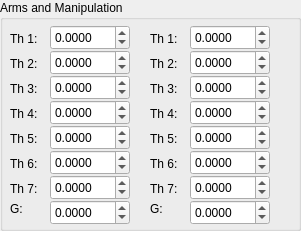
     <widget class="QGroupBox" name="gbManip">
      <property name="geometry">
       <rect>
        <x>210</x>
        <y>0</y>
        <width>301</width>
        <height>231</height>
       </rect>
      </property>
      <property name="title">
       <string>Arms and Manipulation</string>
      </property>
      <widget class="QDoubleSpinBox" name="raTxtAngles6">
       <property name="geometry">
        <rect>
         <x>190</x>
         <y>150</y>
         <width>80</width>
         <height>25</height>
        </rect>
       </property>
       <property name="keyboardTracking">
        <bool>false</bool>
       </property>
       <property name="decimals">
        <number>4</number>
       </property>
       <property name="minimum">
        <double>-3.141600000000000</double>
       </property>
       <property name="maximum">
        <double>3.141600000000000</double>
       </property>
       <property name="singleStep">
        <double>0.100000000000000</double>
       </property>
      </widget>
      <widget class="QLabel" name="raLblAngles3_2">
       <property name="geometry">
        <rect>
         <x>150</x>
         <y>80</y>
         <width>41</width>
         <height>17</height>
        </rect>
       </property>
       <property name="text">
        <string>Th 3:</string>
       </property>
      </widget>
      <widget class="QDoubleSpinBox" name="laTxtAngles5">
       <property name="geometry">
        <rect>
         <x>50</x>
         <y>125</y>
         <width>80</width>
         <height>25</height>
        </rect>
       </property>
       <property name="keyboardTracking">
        <bool>false</bool>
       </property>
       <property name="decimals">
        <number>4</number>
       </property>
       <property name="minimum">
        <double>-3.141600000000000</double>
       </property>
       <property name="maximum">
        <double>3.141600000000000</double>
       </property>
       <property name="singleStep">
        <double>0.100000000000000</double>
       </property>
      </widget>
      <widget class="QDoubleSpinBox" name="laTxtAngles1">
       <property name="geometry">
        <rect>
         <x>50</x>
         <y>25</y>
         <width>80</width>
         <height>25</height>
        </rect>
       </property>
       <property name="keyboardTracking">
        <bool>false</bool>
       </property>
       <property name="decimals">
        <number>4</number>
       </property>
       <property name="minimum">
        <double>-3.141600000000000</double>
       </property>
       <property name="maximum">
        <double>3.141600000000000</double>
       </property>
       <property name="singleStep">
        <double>0.100000000000000</double>
       </property>
      </widget>
      <widget class="QDoubleSpinBox" name="raTxtAngles5">
       <property name="geometry">
        <rect>
         <x>190</x>
         <y>125</y>
         <width>80</width>
         <height>25</height>
        </rect>
       </property>
       <property name="keyboardTracking">
        <bool>false</bool>
       </property>
       <property name="decimals">
        <number>4</number>
       </property>
       <property name="minimum">
        <double>-3.141600000000000</double>
       </property>
       <property name="maximum">
        <double>3.141600000000000</double>
       </property>
       <property name="singleStep">
        <double>0.100000000000000</double>
       </property>
      </widget>
      <widget class="QDoubleSpinBox" name="raTxtAngles7">
       <property name="geometry">
        <rect>
         <x>190</x>
         <y>175</y>
         <width>80</width>
         <height>25</height>
        </rect>
       </property>
       <property name="keyboardTracking">
        <bool>false</bool>
       </property>
       <property name="decimals">
        <number>4</number>
       </property>
       <property name="minimum">
        <double>-3.141600000000000</double>
       </property>
       <property name="maximum">
        <double>3.141600000000000</double>
       </property>
       <property name="singleStep">
        <double>0.100000000000000</double>
       </property>
      </widget>
      <widget class="QDoubleSpinBox" name="raTxtAngles1">
       <property name="geometry">
        <rect>
         <x>190</x>
         <y>25</y>
         <width>80</width>
         <height>25</height>
        </rect>
       </property>
       <property name="keyboardTracking">
        <bool>false</bool>
       </property>
       <property name="decimals">
        <number>4</number>
       </property>
       <property name="minimum">
        <double>-3.141600000000000</double>
       </property>
       <property name="maximum">
        <double>3.141600000000000</double>
       </property>
       <property name="singleStep">
        <double>0.100000000000000</double>
       </property>
      </widget>
      <widget class="QDoubleSpinBox" name="laTxtAngles4">
       <property name="geometry">
        <rect>
         <x>50</x>
         <y>100</y>
         <width>80</width>
         <height>25</height>
        </rect>
       </property>
       <property name="keyboardTracking">
        <bool>false</bool>
       </property>
       <property name="decimals">
        <number>4</number>
       </property>
       <property name="minimum">
        <double>-3.141600000000000</double>
       </property>
       <property name="maximum">
        <double>3.141600000000000</double>
       </property>
       <property name="singleStep">
        <double>0.100000000000000</double>
       </property>
      </widget>
      <widget class="QLabel" name="raLblAngles4_2">
       <property name="geometry">
        <rect>
         <x>150</x>
         <y>105</y>
         <width>41</width>
         <height>17</height>
        </rect>
       </property>
       <property name="text">
        <string>Th 4:</string>
       </property>
      </widget>
      <widget class="QLabel" name="raLblAngles1_2">
       <property name="geometry">
        <rect>
         <x>150</x>
         <y>30</y>
         <width>41</width>
         <height>17</height>
        </rect>
       </property>
       <property name="text">
        <string>Th 1:</string>
       </property>
      </widget>
      <widget class="QLabel" name="laLblAngles2_2">
       <property name="geometry">
        <rect>
         <x>10</x>
         <y>55</y>
         <width>41</width>
         <height>17</height>
        </rect>
       </property>
       <property name="text">
        <string>Th 2:</string>
       </property>
      </widget>
      <widget class="QLabel" name="raLblAngles5_2">
       <property name="geometry">
        <rect>
         <x>150</x>
         <y>130</y>
         <width>41</width>
         <height>17</height>
        </rect>
       </property>
       <property name="text">
        <string>Th 5:</string>
       </property>
      </widget>
      <widget class="QDoubleSpinBox" name="raTxtAngles4">
       <property name="geometry">
        <rect>
         <x>190</x>
         <y>100</y>
         <width>80</width>
         <height>25</height>
        </rect>
       </property>
       <property name="keyboardTracking">
        <bool>false</bool>
       </property>
       <property name="decimals">
        <number>4</number>
       </property>
       <property name="minimum">
        <double>-3.141600000000000</double>
       </property>
       <property name="maximum">
        <double>3.141600000000000</double>
       </property>
       <property name="singleStep">
        <double>0.100000000000000</double>
       </property>
      </widget>
      <widget class="QLabel" name="laLblAngles6_2">
       <property name="geometry">
        <rect>
         <x>10</x>
         <y>155</y>
         <width>41</width>
         <height>17</height>
        </rect>
       </property>
       <property name="text">
        <string>Th 6:</string>
       </property>
      </widget>
      <widget class="QLabel" name="laLblAngles5_2">
       <property name="geometry">
        <rect>
         <x>10</x>
         <y>130</y>
         <width>41</width>
         <height>17</height>
        </rect>
       </property>
       <property name="text">
        <string>Th 5:</string>
       </property>
      </widget>
      <widget class="QDoubleSpinBox" name="laTxtAngles6">
       <property name="geometry">
        <rect>
         <x>50</x>
         <y>150</y>
         <width>80</width>
         <height>25</height>
        </rect>
       </property>
       <property name="keyboardTracking">
        <bool>false</bool>
       </property>
       <property name="decimals">
        <number>4</number>
       </property>
       <property name="minimum">
        <double>-3.141600000000000</double>
       </property>
       <property name="maximum">
        <double>3.141600000000000</double>
       </property>
       <property name="singleStep">
        <double>0.100000000000000</double>
       </property>
      </widget>
      <widget class="QDoubleSpinBox" name="laTxtAngles2">
       <property name="geometry">
        <rect>
         <x>50</x>
         <y>50</y>
         <width>80</width>
         <height>25</height>
        </rect>
       </property>
       <property name="keyboardTracking">
        <bool>false</bool>
       </property>
       <property name="decimals">
        <number>4</number>
       </property>
       <property name="minimum">
        <double>-3.141600000000000</double>
       </property>
       <property name="maximum">
        <double>3.141600000000000</double>
       </property>
       <property name="singleStep">
        <double>0.100000000000000</double>
       </property>
       <property name="value">
        <double>0.000000000000000</double>
       </property>
      </widget>
      <widget class="QLabel" name="raLblAngles6_2">
       <property name="geometry">
        <rect>
         <x>150</x>
         <y>155</y>
         <width>41</width>
         <height>17</height>
        </rect>
       </property>
       <property name="text">
        <string>Th 6:</string>
       </property>
      </widget>
      <widget class="QDoubleSpinBox" name="raTxtAngles3">
       <property name="geometry">
        <rect>
         <x>190</x>
         <y>75</y>
         <width>80</width>
         <height>25</height>
        </rect>
       </property>
       <property name="keyboardTracking">
        <bool>false</bool>
       </property>
       <property name="decimals">
        <number>4</number>
       </property>
       <property name="minimum">
        <double>-3.141600000000000</double>
       </property>
       <property name="maximum">
        <double>3.141600000000000</double>
       </property>
       <property name="singleStep">
        <double>0.100000000000000</double>
       </property>
      </widget>
      <widget class="QDoubleSpinBox" name="laTxtAngles7">
       <property name="geometry">
        <rect>
         <x>50</x>
         <y>175</y>
         <width>80</width>
         <height>25</height>
        </rect>
       </property>
       <property name="keyboardTracking">
        <bool>false</bool>
       </property>
       <property name="decimals">
        <number>4</number>
       </property>
       <property name="minimum">
        <double>-3.141600000000000</double>
       </property>
       <property name="maximum">
        <double>3.141600000000000</double>
       </property>
       <property name="singleStep">
        <double>0.100000000000000</double>
       </property>
      </widget>
      <widget class="QLabel" name="laLblAngles4_2">
       <property name="geometry">
        <rect>
         <x>10</x>
         <y>105</y>
         <width>41</width>
         <height>17</height>
        </rect>
       </property>
       <property name="text">
        <string>Th 4:</string>
       </property>
      </widget>
      <widget class="QDoubleSpinBox" name="laTxtAngles3">
       <property name="geometry">
        <rect>
         <x>50</x>
         <y>75</y>
         <width>80</width>
         <height>25</height>
        </rect>
       </property>
       <property name="keyboardTracking">
        <bool>false</bool>
       </property>
       <property name="decimals">
        <number>4</number>
       </property>
       <property name="minimum">
        <double>-3.141600000000000</double>
       </property>
       <property name="maximum">
        <double>3.141600000000000</double>
       </property>
       <property name="singleStep">
        <double>0.100000000000000</double>
       </property>
      </widget>
      <widget class="QLabel" name="laLblAngles1_2">
       <property name="geometry">
        <rect>
         <x>10</x>
         <y>30</y>
         <width>41</width>
         <height>17</height>
        </rect>
       </property>
       <property name="text">
        <string>Th 1:</string>
       </property>
      </widget>
      <widget class="QDoubleSpinBox" name="raTxtAngles2">
       <property name="geometry">
        <rect>
         <x>190</x>
         <y>50</y>
         <width>80</width>
         <height>25</height>
        </rect>
       </property>
       <property name="keyboardTracking">
        <bool>false</bool>
       </property>
       <property name="decimals">
        <number>4</number>
       </property>
       <property name="minimum">
        <double>-3.141600000000000</double>
       </property>
       <property name="maximum">
        <double>3.141600000000000</double>
       </property>
       <property name="singleStep">
        <double>0.100000000000000</double>
       </property>
      </widget>
      <widget class="QLabel" name="raLblAngles2_2">
       <property name="geometry">
        <rect>
         <x>150</x>
         <y>55</y>
         <width>41</width>
         <height>17</height>
        </rect>
       </property>
       <property name="text">
        <string>Th 2:</string>
       </property>
      </widget>
      <widget class="QLabel" name="laLblAngles3_2">
       <property name="geometry">
        <rect>
         <x>10</x>
         <y>80</y>
         <width>41</width>
         <height>17</height>
        </rect>
       </property>
       <property name="text">
        <string>Th 3:</string>
       </property>
      </widget>
      <widget class="QLineEdit" name="laTxtPredefined">
       <property name="geometry">
        <rect>
         <x>10</x>
         <y>250</y>
         <width>131</width>
         <height>27</height>
        </rect>
       </property>
       <property name="text">
        <string/>
       </property>
      </widget>
      <widget class="QLabel" name="hdLblHeadPoseLbl_3">
       <property name="geometry">
        <rect>
         <x>10</x>
         <y>230</y>
         <width>271</width>
         <height>16</height>
        </rect>
       </property>
       <property name="text">
        <string>Predefined  Pose    OR     XYZ  RPY  E:</string>
       </property>
      </widget>
      <widget class="QLineEdit" name="raTxtPredefined">
       <property name="geometry">
        <rect>
         <x>160</x>
         <y>250</y>
         <width>131</width>
         <height>27</height>
        </rect>
       </property>
      </widget>
      <widget class="QLabel" name="laLblAngles6_3">
       <property name="geometry">
        <rect>
         <x>10</x>
         <y>200</y>
         <width>41</width>
         <height>17</height>
        </rect>
       </property>
       <property name="text">
        <string>G:</string>
       </property>
      </widget>
      <widget class="QDoubleSpinBox" name="laTxtAnglesG">
       <property name="geometry">
        <rect>
         <x>50</x>
         <y>200</y>
         <width>80</width>
         <height>25</height>
        </rect>
       </property>
       <property name="keyboardTracking">
        <bool>false</bool>
       </property>
       <property name="decimals">
        <number>4</number>
       </property>
       <property name="minimum">
        <double>-3.141600000000000</double>
       </property>
       <property name="maximum">
        <double>3.141600000000000</double>
       </property>
       <property name="singleStep">
        <double>0.100000000000000</double>
       </property>
      </widget>
      <widget class="QLabel" name="laLblAngles6_4">
       <property name="geometry">
        <rect>
         <x>150</x>
         <y>200</y>
         <width>41</width>
         <height>17</height>
        </rect>
       </property>
       <property name="text">
        <string>G:</string>
       </property>
      </widget>
      <widget class="QDoubleSpinBox" name="raTxtAnglesG">
       <property name="geometry">
        <rect>
         <x>190</x>
         <y>200</y>
         <width>80</width>
         <height>25</height>
        </rect>
       </property>
       <property name="keyboardTracking">
        <bool>false</bool>
       </property>
       <property name="decimals">
        <number>4</number>
       </property>
       <property name="minimum">
        <double>-3.141600000000000</double>
       </property>
       <property name="maximum">
        <double>3.141600000000000</double>
       </property>
       <property name="singleStep">
        <double>0.100000000000000</double>
       </property>
      </widget>
      <widget class="QLabel" name="laLblAngles0_2">
       <property name="geometry">
        <rect>
         <x>10</x>
         <y>180</y>
         <width>41</width>
         <height>17</height>
        </rect>
       </property>
       <property name="text">
        <string>Th 7:</string>
       </property>
      </widget>
      <widget class="QLabel" name="laLblAngles0_3">
       <property name="geometry">
        <rect>
         <x>150</x>
         <y>180</y>
         <width>41</width>
         <height>17</height>
        </rect>
       </property>
       <property name="text">
        <string>Th 7:</string>
       </property>
      </widget>
     </widget>
